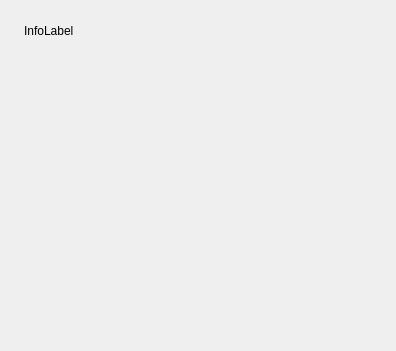
<?xml version="1.0" encoding="UTF-8"?>
<ui version="4.0">
  <class>ModernProfileEditorSerialPortsFrame</class>
  <widget class="QWidget" name="ModernProfileEditorSerialPortsFrame">
    <property name="geometry"><rect><x>0</x><y>0</y><width>396</width><height>351</height></rect></property>
    <property name="vclDesignWidth" stdset="0"><number>396</number></property>
    <property name="vclDesignHeight" stdset="0"><number>351</number></property>
    <layout class="QGridLayout" name="ModernProfileEditorSerialPortsFrame_Layout" columnstretch="0,1" rowstretch="1">
      <property name="leftMargin"><number>24</number></property>
      <property name="topMargin"><number>24</number></property>
      <property name="rightMargin"><number>22</number></property>
      <property name="bottomMargin"><number>8</number></property>
      <property name="horizontalSpacing"><number>8</number></property>
      <property name="verticalSpacing"><number>4</number></property>
      <item row="0" column="0" colspan="2">
        <widget class="QLabel" name="InfoLabel">
          <property name="text"><string>InfoLabel</string></property>
          <property name="textFormat"><enum>Qt::PlainText</enum></property>
          <property name="wordWrap"><bool>true</bool></property>
          <property name="alignment"><set>Qt::AlignLeft|Qt::AlignTop</set></property>
        </widget>
      </item>
      <item row="0" column="1">
        <spacer name="ModernProfileEditorSerialPortsFrame_Layout_HFill">
          <property name="orientation"><enum>Qt::Horizontal</enum></property>
          <property name="sizeHint" stdset="0"><size><width>0</width><height>0</height></size></property>
        </spacer>
      </item>
    </layout>
  </widget>
  <resources>
    <include location="../../resources/dfend.qrc" />
  </resources>
  <connections />
</ui>
